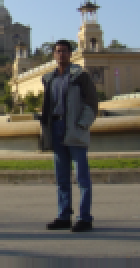
%> input picture Images/test/pos/crop_000002b.png, 70 x 134 px (shown 2 times larger)
$ octave hogTest.m   (GNU Octave 9; MATLAB toolbox functions it lacks are replaced by stand-ins)
%> lines starting %> are read from the running program, lines starting %| are printed output that depends on the picture

% Find the HOG descriptor for the test image

fprintf('Getting the HOG descriptor for an example image...\n');

img = imread('./Images/test/pos/crop_000002b.png');
%> img is the input picture: size 134x70x3 uint8; mean R, G, B 103.5, 102.5, 95
img = rgb2gray(img);
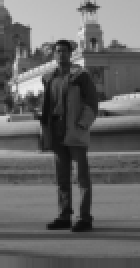
%> img: size 134x70 uint8 (shown 2 times larger); min 11, max 234, mean 102
img =imresize(img,[130 66]);
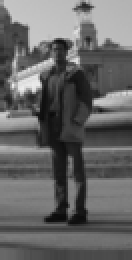
%> img: size 130x66 uint8 (shown 2 times larger); min 11, max 235, mean 102

% Compute the HOG descriptor for this image.
%> (the run ends here)

$ run again, with Images/test/pos/crop_000001b.png copied over Images/test/pos/crop_000002b.png
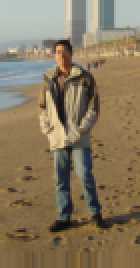
%> input picture Images/test/pos/crop_000001b.png, 70 x 134 px (shown 2 times larger)
%> img is the input picture: size 134x70x3 uint8; mean R, G, B 136, 120.8, 94.7
%> `img = rgb2gray(img);`:
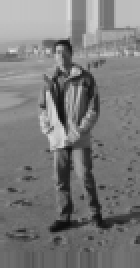
%> img: size 134x70 uint8 (shown 2 times larger); min 13, max 227, mean 122.3
%> `img =imresize(img,[130 66]);`:
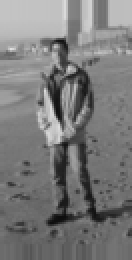
%> img: size 130x66 uint8 (shown 2 times larger); min 13, max 224, mean 122.3

$ run again, with Images/test/pos/crop_000003b.png copied over Images/test/pos/crop_000002b.png
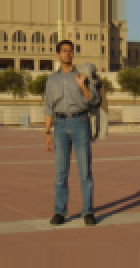
%> input picture Images/test/pos/crop_000003b.png, 70 x 134 px (shown 2 times larger)
%> img is the input picture: size 134x70x3 uint8; mean R, G, B 130.9, 104.3, 71.9
%> `img = rgb2gray(img);`:
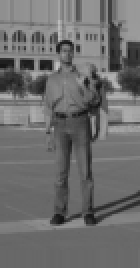
%> img: size 134x70 uint8 (shown 2 times larger); min 18, max 193, mean 108.5
%> `img =imresize(img,[130 66]);`:
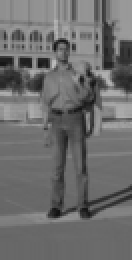
%> img: size 130x66 uint8 (shown 2 times larger); min 17, max 190, mean 108.5

$ run again, with Images/test/pos/crop_000004b.png copied over Images/test/pos/crop_000002b.png
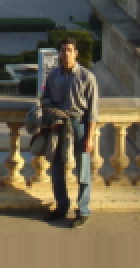
%> input picture Images/test/pos/crop_000004b.png, 70 x 134 px (shown 2 times larger)
%> img is the input picture: size 134x70x3 uint8; mean R, G, B 106.6, 97, 75.9
%> `img = rgb2gray(img);`:
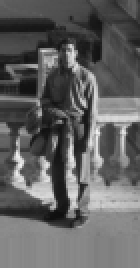
%> img: size 134x70 uint8 (shown 2 times larger); min 14, max 240, mean 97.5
%> `img =imresize(img,[130 66]);`:
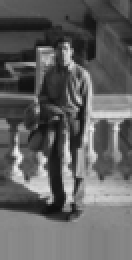
%> img: size 130x66 uint8 (shown 2 times larger); min 14, max 243, mean 97.5
